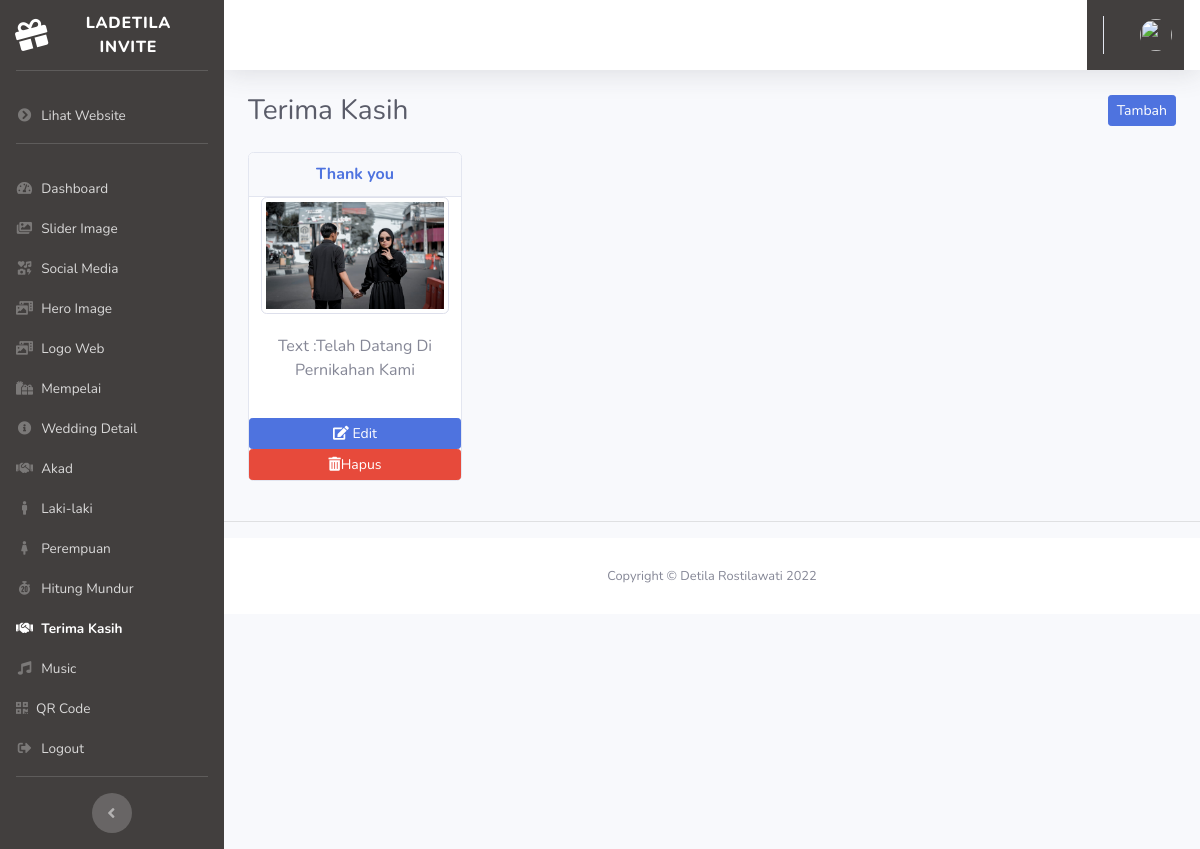
The page /index.php/admin/thanks on the database its author committed.
### tables this page shows
CREATE TABLE `user_sub_menu` (
  `id` int(11) NOT NULL,
  `title` varchar(128) NOT NULL,
  `url` varchar(128) NOT NULL,
  `icon` varchar(128) NOT NULL
);

CREATE TABLE `banner_utama` (
  `id` int(11) NOT NULL,
  `nama` varchar(255) NOT NULL,
  `link` varchar(255) NOT NULL,
  `image` varchar(255) NOT NULL
);

### application/controllers/Admin.php (called while the page is built, shortened)
<?php
class Admin extends CI_Controller
{
    public function thanks()
    {
        $data['title'] = 'Terima Kasih';
        $data['user'] = $this->db->get_where('user', ['email' => $this->session->userdata('email')])->row_array();
        $this->db->order_by('id', 'DESC');
        $data['banner_utama'] = $this->db->get('banner_utama')->result_array();
        $this->form_validation->set_rules('nama', 'Nama', 'required');
        $this->form_validation->set_rules('link', 'Link', 'required');
        if ($this->form_validation->run() == false) {
            $this->load->view('templates/header', $data);
            $this->load->view('templates/sidebar', $data);
            $this->load->view('templates/topbar', $data);
            $this->load->view('admin/thanks', $data);
            $this->load->view('templates/footer');
        }
    }
}

### index.php (called while the page is built, shortened)
<?php
require_once BASEPATH.'core/CodeIgniter.php';

### application/views/admin/thanks.php (the view, shortened to what this page needs)
<div class="container-fluid">
    <div class="d-sm-flex align-items-center justify-content-between mb-4">
        <h1 class="h3 mb-0 text-gray-800"><?= $title; ?></h1>
        <button class="btn btn-sm btn-primary float-right" data-toggle="modal" data-target="#tambahthanksModal"> Tambah</button>
    </div>
    <div class="row">
        <?php foreach ($banner_utama as $b_u) : ?>
            <div class="col-lg-3">
                <div class="card mb-4">
                    <div class="card-header text-center">
                        <h6 class="m-0 font-weight-bold text-primary"><?= $b_u['nama']; ?></h6>
                    </div>
                    <div class="col-sm text-center">
                        <img src="<?= base_url('wedding-2/images/wedding/wedding-1/thanks/') . $b_u['image']; ?>" class="img-thumbnail" alt="">
                    </div>
                    <div class="card-body text-center">
                        <p>Text :<?= $b_u['link']; ?></p>
                    </div>
                    <a class="btn btn-sm btn-primary" href=" <?= base_url('admin/edit_thanks/') . $b_u['id']; ?>"><i class="fas fa-edit"></i> Edit</a>
                    <a class="btn btn-sm btn-danger" onclick="return confirm('apakah anda yakin');" href=" <?= base_url('admin/delete_thanks/') . $b_u['id']; ?>"><i class="fas fa-trash-alt"></i>Hapus</a>
                </div>
            </div>
        <?php endforeach; ?>
    </div>
</div>
<hr class="sidebar-divider">

### application/views/templates/sidebar.php (shortened to what this page needs)
<ul class="navbar-nav sidebar sidebar-dark accordion" id="accordionSidebar">
    <a class="sidebar-brand d-flex align-items-center justify-content-center" href="<?= base_url('auth'); ?>">
        <div class="sidebar-brand-icon rotate-n-15">
            <i class="fas fa-gift"></i>
        </div>
        <div class="sidebar-brand-text mx-3">Ladetila Invite</div>
    </a>
    <hr class="sidebar-divider">
    <li class="nav-item">
        <a class="nav-link" href="<?= base_url() ?>">
            <i class="fas fa-fw fa-chevron-circle-right"></i>
            <span>Lihat Website</span></a>
    </li>
    <hr class="sidebar-divider">
    <?php
    $querySubMenu = "SELECT *
                  FROM user_sub_menu
                  ";
    $subMenu = $this->db->query($querySubMenu)->result_array();
    ?>
    <?php foreach ($subMenu as $sm) : ?>
        <?php if ($title == $sm['title']) : ?>
            <li class="nav-item active">
            <?php else : ?>
            <li class="nav-item">
            <?php endif; ?>
            <a class="nav-link pb-0" href="<?= base_url($sm['url']); ?>">
                <i class="<?= $sm['icon']; ?>"></i>
                <span><?= $sm['title']; ?></span></a>
            </li>
        <?php endforeach; ?>
        <li class="nav-item">
            <a class="nav-link" href="<?= base_url('auth/logout') ?>">
                <i class="fas fa-fw fa-sign-out-alt" data-dismiss="modal"></i>
                <span>Logout</span></a>
        </li>
        <hr class="sidebar-divider">
        <div class="text-center d-none d-md-inline">
            <button class="rounded-circle border-0" id="sidebarToggle"></button>
        </div>
</ul>

### application/views/templates/sidebar.php (style rules this page uses)
ul { background: linear-gradient(to right, #423F3E 0%, #423F3E 0%); }

### rows shown on the page
user_sub_menu: title "Dashboard"
user_sub_menu: title "Slider Image"
user_sub_menu: title "Social Media"
user_sub_menu: title "Hero Image"
user_sub_menu: title "Logo Web"
user_sub_menu: title "Mempelai"
user_sub_menu: title "Wedding Detail"
user_sub_menu: title "Akad"
user_sub_menu: title "Laki-laki"
user_sub_menu: title "Perempuan"
user_sub_menu: title "Hitung Mundur"
user_sub_menu: title "Terima Kasih"
user_sub_menu: title "Music"
user_sub_menu: title "QR Code"
banner_utama: nama "Thank you", image (picture), link "Telah Datang Di Pernikahan Kami"

### other values the page prints
$title "Terima Kasih"
